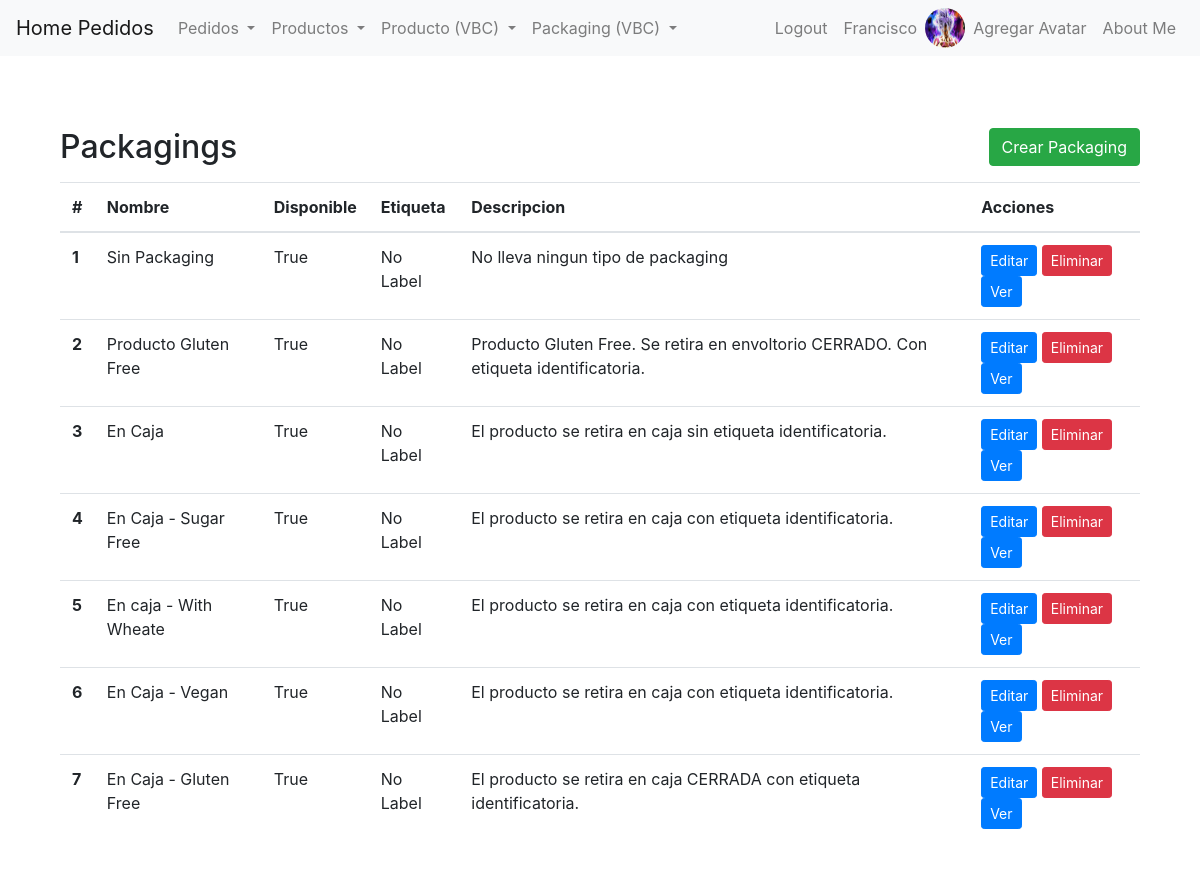
Screenshot of /pedidos/packaging/vbc/packaging-list (signed in) with the database file from the repository.
### pedidos/models.py (models this page shows, shortened)
class Avatar(models.Model):
    user = models.OneToOneField(User, on_delete=models.CASCADE, related_name='avatar')
    image = models.ImageField(upload_to='avatars/')

class Packaging(models.Model):
    class Etiqueta(models.TextChoices):
        LIBRE_DE_GLUTEN = 'Gluten Free' , 'Gluten Free'
        VEGANO = 'Vegan' , 'Vegan'
        CONTIENE_TRIGO = 'With Wheat' , 'With Wheat'
        LIBRE_DE_AZUCAR = 'Sugar Free' , 'Sugar Free'
        SIN_ETIQUETA = 'No Label' , 'No Label'
    nombre = models.CharField(max_length=100)
    disponible = models.BooleanField(default=True)
    descripcion = models.TextField(blank=True, null=True)
    etiqueta = models.CharField(
            max_length=20,
            choices=Etiqueta.choices,
            default=Etiqueta.SIN_ETIQUETA,
    )
    descripcion = models.TextField(blank=True, null=True)

### pedidos/views.py (the view)
# urls.py: path("packaging/vbc/packaging-list", PackagingListView.as_view(), name="vbc_packaging_list"),
class PackagingListView(LoginRequiredMixin , ListView):
    model = Packaging
    template_name = "pedidos/vbc/packaging-list.html"
    context_object_name = "PACKAGING"

### pedidos/templates/pedidos/vbc/packaging-list.html (shortened to what this page needs)
{% extends 'pedidos/base.html' %}
{% block content %}
<section class="py-5">
    <div class="container">
        <div class="d-flex justify-content-between align-items-center mb-3">
            <h2 class="mb-0">Packagings</h2>
            <a href="{% url 'vbc_packaging_create' %}" class="btn btn-success">Crear Packaging</a>
        </div>
        <table class="table">
            <thead>
                <tr>
                    <th scope="col">#</th>
                    <th scope="col">Nombre</th>
                    <th scope="col">Disponible</th>
                    <th scope="col">Etiqueta</th>
                    <th scope="col">Descripcion</th>
                    <th scope="col">Acciones</th>
                </tr>
            </thead>
            <tbody>
                {% if PACKAGING %}
                {% for packaging in PACKAGING %}
                <tr>
                    <th scope="row">{{ forloop.counter }}</th>
                    <td>{{ packaging.nombre }}</td>
                    <td>{{ packaging.disponible }}</td>
                    <td>{{ packaging.etiqueta }}</td>
                    <td>{{ packaging.descripcion }}</td>
                    <td>
                        <a href="{% url 'vbc_packaging_update' packaging.id %}" class="btn btn-primary btn-sm">Editar</a>
                        <a href="{% url 'vbc_packaging_delete' packaging.id %}" class="btn btn-danger btn-sm">Eliminar</a>
                        <a href="{% url 'vbc_packaging_detail' packaging.id %}" class="btn btn-primary btn-sm">Ver</a>
                    </td>
                </tr>
                {% endfor %}
                {% else %}
                <tr>
                    <td colspan="7">No hay Packaging disponibles.</td>
                </tr>
                {% endif %}
            </tbody>
        </table>
    </div>
</section>
{% endblock %}

### pedidos/templates/pedidos/base.html (shortened to what this page needs)
{% load static %}
<!DOCTYPE html>
<html lang="en">
<head>
    <link rel="stylesheet" href="https://stackpath.bootstrapcdn.com/bootstrap/4.5.2/css/bootstrap.min.css">
</head>
<body>
    <nav class="navbar navbar-expand-lg navbar-light bg-light">
        <a class="navbar-brand" href="/pedidos"> Home Pedidos</a>
        <div class="collapse navbar-collapse" id="navbarNav">
            <ul class="navbar-nav">
                {% if user.is_authenticated %}
                <li class="nav-item dropdown">
                    <a class="nav-link dropdown-toggle" href="#" id="navbarDropdownMenuLinkPedido" role="button" data-toggle="dropdown" aria-haspopup="true" aria-expanded="false">
                        Pedidos
                    </a>
                </li>
                <li class="nav-item dropdown">
                    <a class="nav-link dropdown-toggle" href="#" id="navbarDropdownMenuLinkProducto" role="button" data-toggle="dropdown" aria-haspopup="true" aria-expanded="false">
                        Productos
                    </a>
                </li>
                  <li class="nav-item dropdown">
                    <a class="nav-link dropdown-toggle" href="#" id="navbarDropdownMenuLinkProducto" role="button" data-toggle="dropdown" aria-haspopup="true" aria-expanded="false">
                        Producto (VBC)
                    </a>
                </li>
            <li class="nav-item dropdown">
              <a class="nav-link dropdown-toggle" href="#" id="navbarDropdownMenuLinkPackaging" role="button" data-toggle="dropdown" aria-haspopup="true" aria-expanded="false">
                  Packaging (VBC)
              </a>
          </li>
          {% endif %}
        </ul>
        <ul class="navbar-nav ml-auto">
            {% if user.is_authenticated %}
                <li class="nav-item">
                    <a class="nav-link" href="{% url 'logout' %}">Logout</a>
                </li>
                <li class="nav-item">
                    <a class="nav-link" href="{% url 'editar-perfil' %}">{{ user }}</a>
                </li>
                <li class="nav-item">
                    {% if user.avatar.image %}
                    <img src="{{ user.avatar.image.url }}" alt="Avatar" style="height: 40px; width: 40px; border-radius: 50%;">
                    {% endif %}
                    <li class="nav-item">
                        <a href="{% url 'avatar_add' %}" class="nav-link">Agregar Avatar</a>
                    </li>
                </li>
            {% endif %}
                <li class="nav-item">
                    <a class="nav-link" href="{% url 'about' %}">About Me</a>
                </li>
        </ul>
        </div>
    </nav>
    <div class="container mt-4">
        {% block content %}{% endblock content %}
    </div>
</body>
</html>

### rows the page displays
Packaging: nombre "Sin Packaging", disponible "True", etiqueta "No Label", descripcion "No lleva ningun tipo de packaging"
Packaging: nombre "Producto Gluten Free", disponible "True", etiqueta "No Label", descripcion "Producto Gluten Free. Se retira en envoltorio CERRADO. Con etiqueta identificatoria."
Packaging: nombre "En Caja", disponible "True", etiqueta "No Label", descripcion "El producto se retira en caja sin etiqueta identificatoria."
Packaging: nombre "En Caja - Sugar Free", disponible "True", etiqueta "No Label", descripcion "El producto se retira en caja con etiqueta identificatoria."
Packaging: nombre "En caja - With Wheate", disponible "True", etiqueta "No Label", descripcion "El producto se retira en caja con etiqueta identificatoria."
Packaging: nombre "En Caja - Vegan", disponible "True", etiqueta "No Label", descripcion "El producto se retira en caja con etiqueta identificatoria."
Packaging: nombre "En Caja - Gluten Free", disponible "True", etiqueta "No Label", descripcion "El producto se retira en caja CERRADA con etiqueta identificatoria."

### other values shown
{{ user }} "Francisco"
